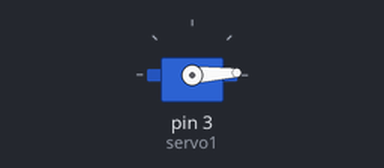
Bench run of a sketch on a simulated Arduino Uno, built with avr-gcc and run on an emulated ATmega328P. Shown: servo.

Above: at 0.05 s.
At 1.3 s:
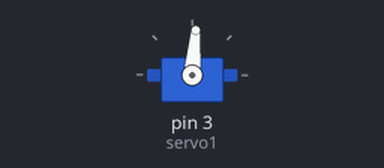
At 2.6 s:
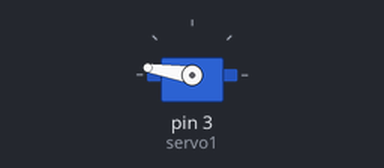
At 5.2 s:
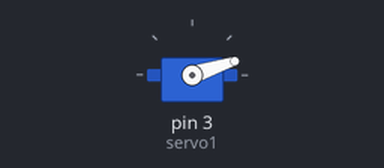
Timing chart, 0 to 7.1 s (numbered marks = the images above):
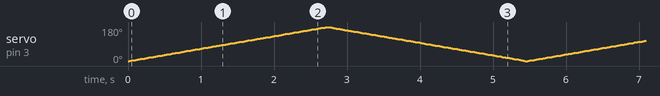

The sketch:

only_2_Mg966r.ino
```cpp
#include <Servo.h>

// Define servo object
Servo servo1;

void setup() {
  // Attach servo to pin 2
  servo1.attach(3);

  // Set initial position to 0 degrees
  servo1.write(0);

}

void loop() {
  // Sweep servo from 0 to 180 degrees
  for (int angle = 0; angle <= 180; angle++) {
    servo1.write(angle);
    delay(15); // Adjust delay if needed for smoother motion
  }

  // Sweep servo from 180 to 0 degrees
  for (int angle = 180; angle >= 0; angle--) {
    servo1.write(angle);
    delay(15); // Adjust delay if needed for smoother motion
  }
}
```
